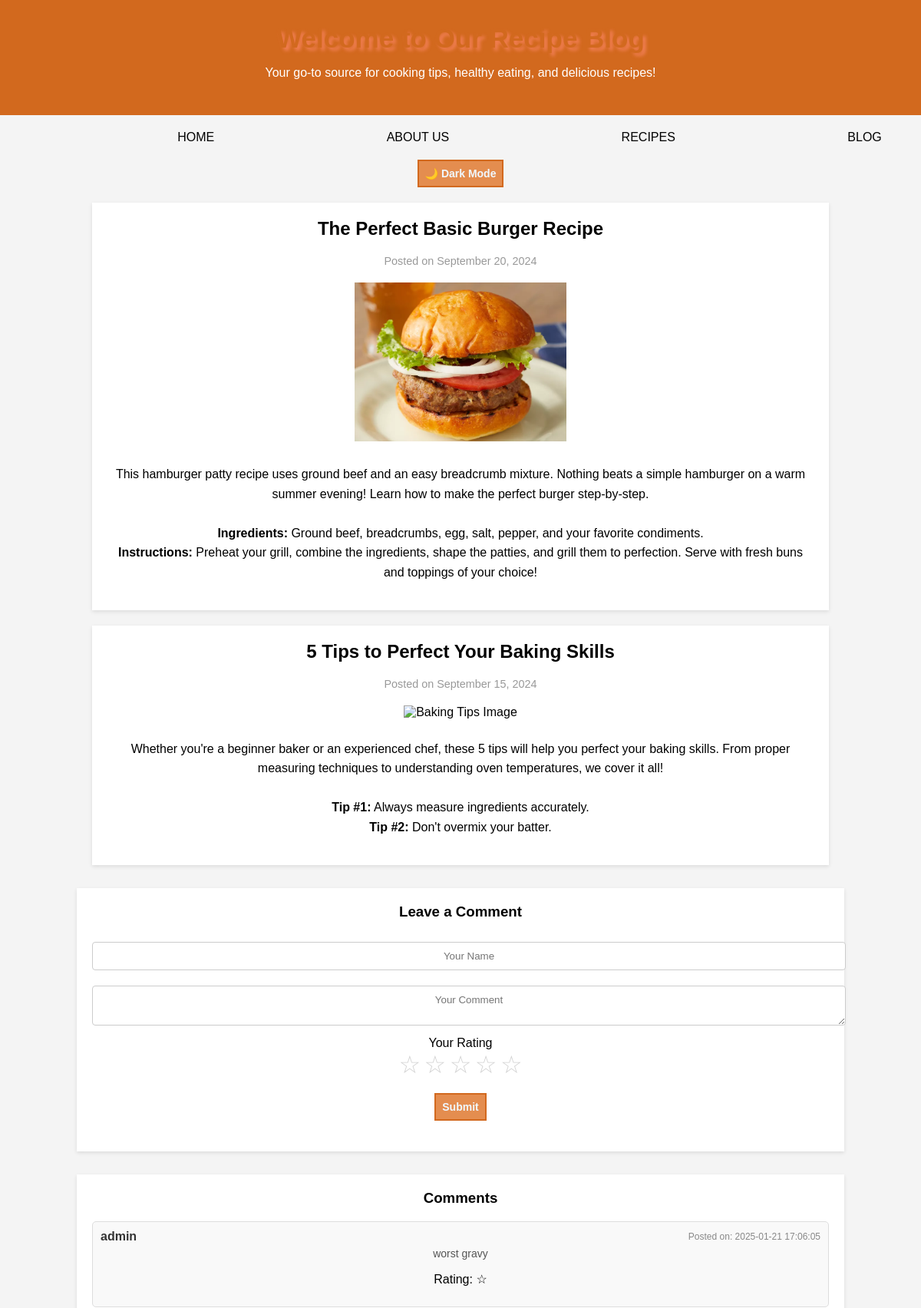
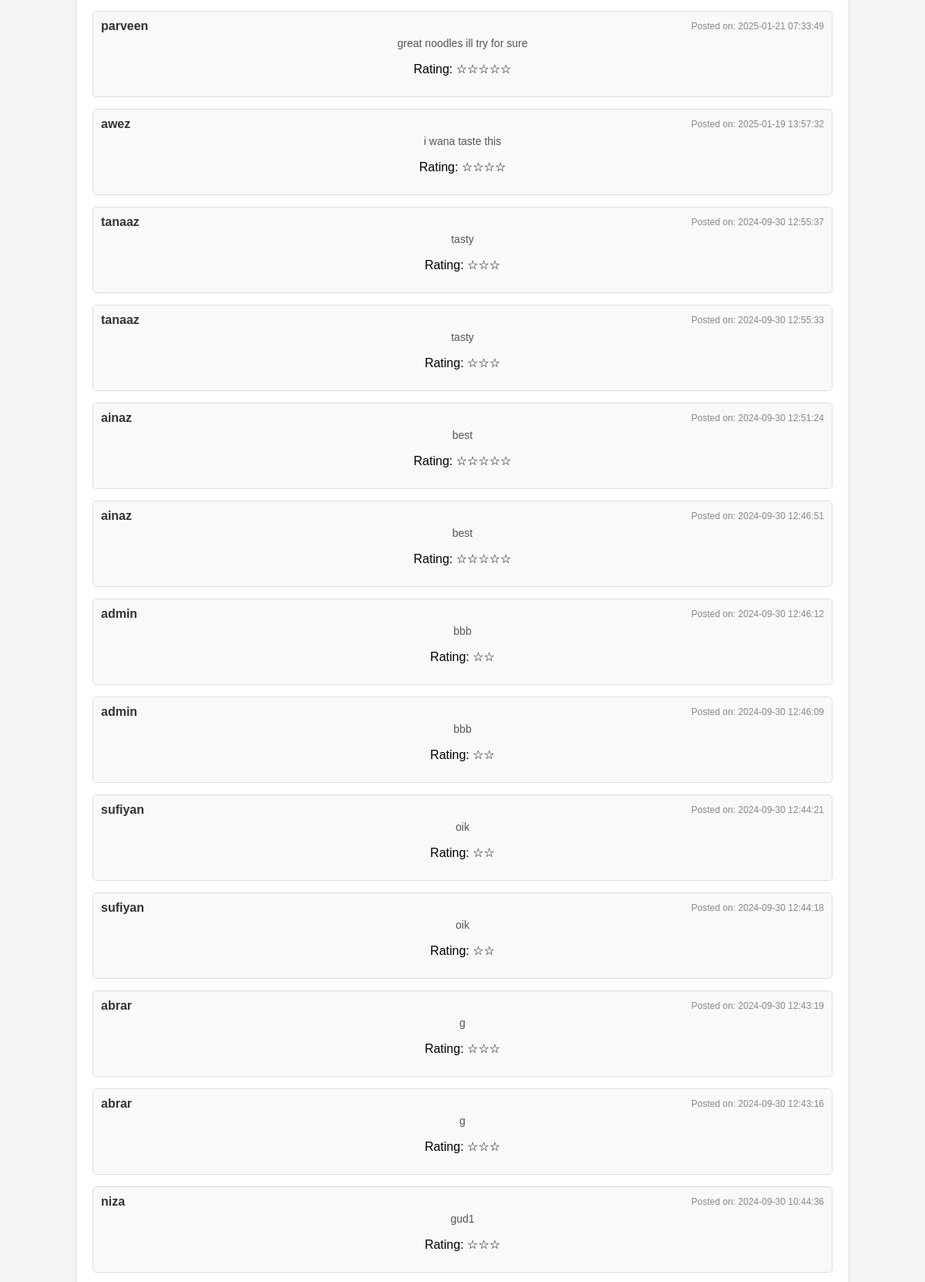
Screenshot of /blog.php (upper part) with the database file from the repository (2 pictures, top to bottom).
### tables this page shows
CREATE TABLE `comments` (
  `id` int(11) NOT NULL,
  `comment` text NOT NULL,
  `created_at` timestamp NOT NULL DEFAULT current_timestamp(),
  `username` varchar(255) NOT NULL,
  `rating` int(11) DEFAULT NULL,
  `recipe_id` int(11) DEFAULT NULL
);

### blog.php (the view, shortened to what this page needs)
<?php
include 'php/db_connect.php';
$sql = "SELECT * FROM comments ORDER BY created_at DESC";
$result = $conn->query($sql);
?>
<!DOCTYPE html>
<html lang="en">
<head>
    <link rel="stylesheet" href="style.css">
</head>
<body>
    <header>
        <h1>Welcome to Our Recipe Blog</h1>
        <p>Your go-to source for cooking tips, healthy eating, and delicious recipes!</p>
    </header>
    <nav>
      <a class="links" href="index.php">HOME</a>
      <a class="links" href="about.html">ABOUT US</a>
       <a class="links" href="recipes.html">RECIPES</a>
       <a class="links"  href="blog.php">BLOG</a>
       <button id="dark-mode-btn" class="btn dark-mode-toggle">🌙 Dark Mode</button>
    </nav>
    <main>
        <section class="blog-post">
            <h2>The Perfect Basic Burger Recipe</h2>
            <p class="date">Posted on September 20, 2024</p>
            <img src="images/burgerimages.jpg" alt="Burger Recipe Image" width="300">
            <p class="post-content">
                This hamburger patty recipe uses ground beef and an easy breadcrumb mixture. Nothing beats a simple hamburger on a warm summer evening! Learn how to make the perfect burger step-by-step.
                <br><br>
                <strong>Ingredients:</strong> Ground beef, breadcrumbs, egg, salt, pepper, and your favorite condiments.
                <br>
                <strong>Instructions:</strong> Preheat your grill, combine the ingredients, shape the patties, and grill them to perfection. Serve with fresh buns and toppings of your choice!
            </p>
        </section>
        <section class="blog-post">
            <h2>5 Tips to Perfect Your Baking Skills</h2>
            <p class="date">Posted on September 15, 2024</p>
            <img src="images/bakingimages.jpg" alt="Baking Tips Image" width="300">
            <p class="post-content">
                Whether you're a beginner baker or an experienced chef, these 5 tips will help you perfect your baking skills. From proper measuring techniques to understanding oven temperatures, we cover it all!
                <br><br>
                <strong>Tip #1:</strong> Always measure ingredients accurately.
                <br>
                <strong>Tip #2:</strong> Don't overmix your batter.
            </p>
        </section>
    </main>
      <section class="comment-section">
        <h3>Leave a Comment</h3>
        <form action="" method="POST" class="comment-form">
            <input type="text" name="username" id="username" placeholder="Your Name" required>
            <textarea name="comment" id="comment" placeholder="Your Comment" required></textarea>
            <label for="rating">Your Rating</label>
    <div class="rating">
        <input type="radio" name="rating" value="5" id="5"><label for="5">☆</label>
        <input type="radio" name="rating" value="4" id="4"><label for="4">☆</label>
        <input type="radio" name="rating" value="3" id="3"><label for="3">☆</label>
        <input type="radio" name="rating" value="2" id="2"><label for="2">☆</label>
        <input type="radio" name="rating" value="1" id="1"><label for="1">☆</label>
    </div><br>
            <button type="submit">Submit</button>
        </form>
    </section>
   <section class="comment-section">
    <h3>Comments</h3>
    <ul class="comment-list">
        <?php
        if ($result && $result->num_rows > 0) {
            while ($row = $result->fetch_assoc()) {
                echo "<li class='comment-item'>";
                echo "<div class='comment-header'><strong>" . htmlspecialchars($row['username']) . "</strong> <small class='comment-date'>Posted on: " . $row['created_at'] . "</small></div>";
                echo "<p class='comment-content'>" . htmlspecialchars($row['comment']) . "</p>";
                echo '<p>Rating: ' . str_repeat('☆', $row['rating']) . '</p>';
                echo "</li>";
            }
        } else {
            echo "<li class='no-comments'>No comments yet. Be the first to comment!</li>";
        }
        ?>
    </ul>
</section>
</body>
</html>

### style.css (style rules this page uses)
* { font-family: sans-serif; text-align: center; }
h1 { margin-right: 1090px; font-size: 35px; color: chocolate; text-shadow: 4px 4px 4px rgb(242, 127, 86); }
.links { margin-left: 40px; margin-right: 40px; margin-top: 2px; margin-bottom: 30px; display: inline-block; text-decoration: none; align-items: center; text-align: center; }
a:link { color: rgb(0, 0, 0); }

### blog.php (style rules this page uses)
body { font-family: Arial, sans-serif; margin: 0; padding: 0; background-color: #f4f4f4; }
header { background-color: chocolate; color: white; text-align: center; padding: 30px 0; }
h1 { margin: 0; }
main { width: 80%; margin: 20px auto; }
.blog-post { background-color: white; padding: 20px; margin-bottom: 20px; box-shadow: 0 2px 5px rgba(0, 0, 0, 0.1); }
.blog-post h2 { margin-top: 0; }
.date { color: #999; font-size: 0.9em; margin-bottom: 10px; }
.post-content { line-height: 1.6; }
img { width: 30%; margin: 10px 0; }
.comment-section { width: 80%; margin: 20px auto; background-color: white; padding: 20px; box-shadow: 0 2px 5px rgba(0, 0, 0, 0.1); }
.comment-section h3 { margin-top: 0; }
form { margin-bottom: 20px; }
input, textarea { width: 100%; padding: 10px; margin: 10px 0; border: 1px solid #ddd; border-radius: 4px; }
button { cursor:pointer; padding: 8px; border:2px solid chocolate; font-size: 14px; font-weight: 700; background-color: rgb(228, 141, 79); color: aliceblue; }
.comment-section { margin-top: 30px; }
.comment-list { list-style-type: none; padding: 0; margin: 0; }
.comment-item { background-color: #f9f9f9; border: 1px solid #ddd; padding: 15px; margin-bottom: 15px; border-radius: 5px; }
.comment-header { display: flex; justify-content: space-between; align-items: center; margin-bottom: 5px; }
.comment-header strong { font-size: 16px; color: #333; }
.comment-date { font-size: 12px; color: #888; }
.comment-content { font-size: 14px; color: #555; margin: 0; }
.comment-list li { padding: 10px; border-bottom: 1px solid #ddd; }
.comment-section form { margin-bottom: 20px; }
.comment-section input[type="text"], .comment-section textarea { width: 100%; padding: 10px; margin-bottom: 10px; border-radius: 4px; border: 1px solid #ccc; }
.rating label { font-size: 2em; color: lightgray; cursor: pointer; }
.links { margin-left: 200px; margin-right: 20px; margin-top: 20px; margin-bottom: 20px; display: inline-block; text-decoration: none; }
a:link { color: rgb(0, 0, 0); }

### rows the page displays
comments: username "admin", created_at "2025-01-21 17:06:05", comment "worst gravy", rating "☆"
comments: username "parveen", created_at "2025-01-21 07:33:49", comment "great noodles ill try for sure", rating "☆☆☆☆☆"
comments: username "awez", created_at "2025-01-19 13:57:32", comment "i wana taste this", rating "☆☆☆☆"
comments: username "tanaaz", created_at "2024-09-30 12:55:37", comment "tasty", rating "☆☆☆"
comments: username "tanaaz", created_at "2024-09-30 12:55:33", comment "tasty", rating "☆☆☆"
comments: username "ainaz", created_at "2024-09-30 12:51:24", comment "best", rating "☆☆☆☆☆"
comments: username "ainaz", created_at "2024-09-30 12:46:51", comment "best", rating "☆☆☆☆☆"
comments: username "admin", created_at "2024-09-30 12:46:12", comment "bbb", rating "☆☆"
comments: username "admin", created_at "2024-09-30 12:46:09", comment "bbb", rating "☆☆"
comments: username "sufiyan", created_at "2024-09-30 12:44:21", comment "oik", rating "☆☆"
comments: username "sufiyan", created_at "2024-09-30 12:44:18", comment "oik", rating "☆☆"
comments: username "abrar", created_at "2024-09-30 12:43:19", comment "g", rating "☆☆☆"
comments: username "abrar", created_at "2024-09-30 12:43:16", comment "g", rating "☆☆☆"
comments: username "niza", created_at "2024-09-30 10:44:36", comment "gud1", rating "☆☆☆"
